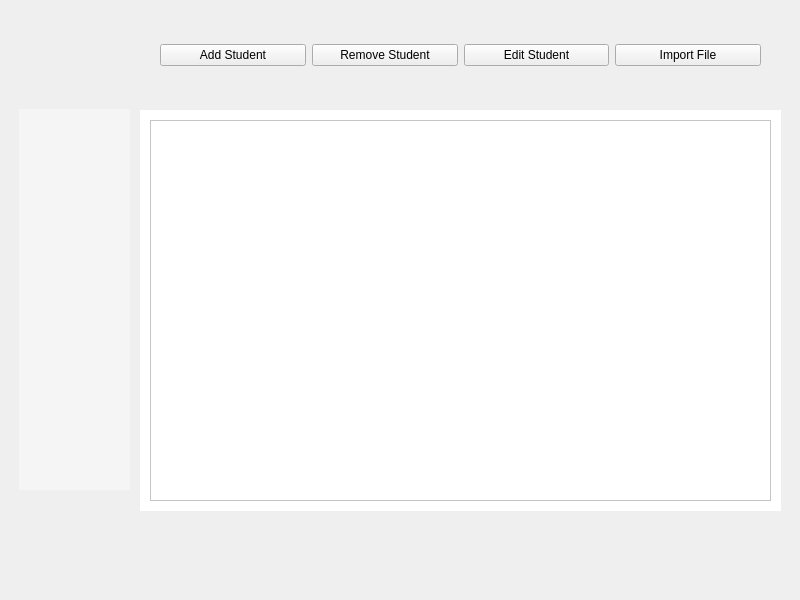
<?xml version="1.0" encoding="UTF-8"?>
<ui version="4.0">
 <class>MainWindow</class>
 <widget class="QMainWindow" name="MainWindow">
  <property name="geometry">
   <rect>
    <x>0</x>
    <y>0</y>
    <width>800</width>
    <height>600</height>
   </rect>
  </property>
  <property name="windowTitle">
   <string>MainWindow</string>
  </property>
  <widget class="QWidget" name="centralwidget">
   <widget class="QWidget" name="widget" native="true">
    <property name="geometry">
     <rect>
      <x>9</x>
      <y>9</y>
      <width>121</width>
      <height>581</height>
     </rect>
    </property>
    <widget class="QListWidget" name="danhsachlopday">
     <property name="geometry">
      <rect>
       <x>10</x>
       <y>100</y>
       <width>111</width>
       <height>381</height>
      </rect>
     </property>
     <property name="styleSheet">
      <string notr="true">QListWidget {
        background-color: #f5f5f5;
        border: none;
		font: 22pt &quot;MS Shell Dlg 2&quot;;
    }
    QListWidget::item {
        padding: 10px 15px;
        border-radius: 8px;
        margin: 4px;
        font-size: 20px;
    }
    QListWidget::item:selected {
        background-color: #4a90e2;
        color: white;
    }
    QListWidget::item:hover {
        background-color: #d0e7ff;
    }</string>
     </property>
    </widget>
   </widget>
   <widget class="QWidget" name="widget_2" native="true">
    <property name="geometry">
     <rect>
      <x>130</x>
      <y>10</y>
      <width>661</width>
      <height>91</height>
     </rect>
    </property>
    <widget class="QWidget" name="">
     <property name="geometry">
      <rect>
       <x>30</x>
       <y>10</y>
       <width>601</width>
       <height>71</height>
      </rect>
     </property>
     <layout class="QHBoxLayout" name="horizontalLayout">
      <item>
       <widget class="QPushButton" name="pushButton">
        <property name="styleSheet">
         <string notr="true">font: 16pt &quot;MS Shell Dlg 2&quot;;</string>
        </property>
        <property name="text">
         <string>Add Student</string>
        </property>
       </widget>
      </item>
      <item>
       <widget class="QPushButton" name="pushButton_3">
        <property name="styleSheet">
         <string notr="true">font: 16pt &quot;MS Shell Dlg 2&quot;;</string>
        </property>
        <property name="text">
         <string>Remove Student</string>
        </property>
       </widget>
      </item>
      <item>
       <widget class="QPushButton" name="pushButton_4">
        <property name="styleSheet">
         <string notr="true">font: 16pt &quot;MS Shell Dlg 2&quot;;</string>
        </property>
        <property name="text">
         <string>Edit Student</string>
        </property>
       </widget>
      </item>
      <item>
       <widget class="QPushButton" name="pushButton_5">
        <property name="styleSheet">
         <string notr="true">font: 16pt &quot;MS Shell Dlg 2&quot;;</string>
        </property>
        <property name="text">
         <string>Import File</string>
        </property>
       </widget>
      </item>
     </layout>
    </widget>
   </widget>
   <widget class="QWidget" name="widget_3" native="true">
    <property name="geometry">
     <rect>
      <x>130</x>
      <y>100</y>
      <width>661</width>
      <height>481</height>
     </rect>
    </property>
    <widget class="QStackedWidget" name="stackedWidget">
     <property name="geometry">
      <rect>
       <x>10</x>
       <y>10</y>
       <width>641</width>
       <height>401</height>
      </rect>
     </property>
     <property name="styleSheet">
      <string notr="true">font: 14pt &quot;MS Shell Dlg 2&quot;;
color: rgb(0, 0, 0);
background-color: rgb(255, 255, 255);</string>
     </property>
     <widget class="QWidget" name="page">
      <widget class="QTableView" name="danhsachhocsinh">
       <property name="geometry">
        <rect>
         <x>10</x>
         <y>10</y>
         <width>621</width>
         <height>381</height>
        </rect>
       </property>
      </widget>
     </widget>
     <widget class="QWidget" name="page_2"/>
    </widget>
   </widget>
  </widget>
 </widget>
 <resources/>
 <connections/>
</ui>
